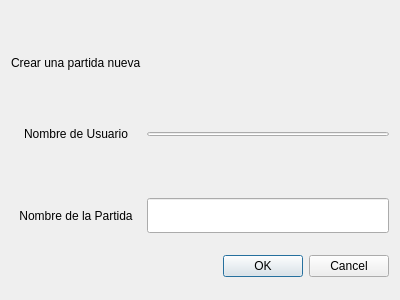
<?xml version="1.0" encoding="UTF-8"?>
<ui version="4.0">
 <class>CreateView</class>
 <widget class="QDialog" name="CreateView">
  <property name="geometry">
   <rect>
    <x>0</x>
    <y>0</y>
    <width>400</width>
    <height>300</height>
   </rect>
  </property>
  <property name="windowTitle">
   <string>Dialog</string>
  </property>
  <layout class="QGridLayout" name="gridLayout">
   <item row="2" column="0">
    <widget class="QLabel" name="label">
     <property name="text">
      <string>Crear una partida nueva</string>
     </property>
    </widget>
   </item>
   <item row="5" column="0">
    <spacer name="verticalSpacer_2">
     <property name="orientation">
      <enum>Qt::Vertical</enum>
     </property>
     <property name="sizeHint" stdset="0">
      <size>
       <width>20</width>
       <height>40</height>
      </size>
     </property>
    </spacer>
   </item>
   <item row="4" column="1">
    <layout class="QVBoxLayout" name="verticalLayout">
     <property name="topMargin">
      <number>5</number>
     </property>
     <property name="bottomMargin">
      <number>5</number>
     </property>
     <item>
      <widget class="QLineEdit" name="usrTxtIn">
       <property name="sizePolicy">
        <sizepolicy hsizetype="Expanding" vsizetype="Ignored">
         <horstretch>0</horstretch>
         <verstretch>0</verstretch>
        </sizepolicy>
       </property>
      </widget>
     </item>
    </layout>
   </item>
   <item row="3" column="0">
    <spacer name="verticalSpacer_3">
     <property name="orientation">
      <enum>Qt::Vertical</enum>
     </property>
     <property name="sizeHint" stdset="0">
      <size>
       <width>20</width>
       <height>40</height>
      </size>
     </property>
    </spacer>
   </item>
   <item row="4" column="0">
    <widget class="QLabel" name="label_2">
     <property name="text">
      <string>Nombre de Usuario</string>
     </property>
     <property name="alignment">
      <set>Qt::AlignCenter</set>
     </property>
     <property name="margin">
      <number>10</number>
     </property>
    </widget>
   </item>
   <item row="0" column="0">
    <spacer name="verticalSpacer_4">
     <property name="orientation">
      <enum>Qt::Vertical</enum>
     </property>
     <property name="sizeHint" stdset="0">
      <size>
       <width>20</width>
       <height>40</height>
      </size>
     </property>
    </spacer>
   </item>
   <item row="7" column="0">
    <spacer name="verticalSpacer">
     <property name="orientation">
      <enum>Qt::Vertical</enum>
     </property>
     <property name="sizeHint" stdset="0">
      <size>
       <width>20</width>
       <height>40</height>
      </size>
     </property>
    </spacer>
   </item>
   <item row="6" column="0">
    <widget class="QLabel" name="label_3">
     <property name="text">
      <string>Nombre de la Partida</string>
     </property>
     <property name="alignment">
      <set>Qt::AlignCenter</set>
     </property>
     <property name="margin">
      <number>10</number>
     </property>
    </widget>
   </item>
   <item row="6" column="1">
    <layout class="QVBoxLayout" name="verticalLayout_2">
     <property name="topMargin">
      <number>5</number>
     </property>
     <property name="bottomMargin">
      <number>5</number>
     </property>
     <item>
      <widget class="QLineEdit" name="matchTxtIn">
       <property name="sizePolicy">
        <sizepolicy hsizetype="Expanding" vsizetype="Expanding">
         <horstretch>0</horstretch>
         <verstretch>0</verstretch>
        </sizepolicy>
       </property>
      </widget>
     </item>
    </layout>
   </item>
   <item row="7" column="1">
    <widget class="QDialogButtonBox" name="btnBoxCreate">
     <property name="orientation">
      <enum>Qt::Horizontal</enum>
     </property>
     <property name="standardButtons">
      <set>QDialogButtonBox::Cancel|QDialogButtonBox::Ok</set>
     </property>
    </widget>
   </item>
   <item row="3" column="1">
    <widget class="QLabel" name="errorLabel">
     <property name="palette">
      <palette>
       <active>
        <colorrole role="WindowText">
         <brush brushstyle="SolidPattern">
          <color alpha="217">
           <red>255</red>
           <green>0</green>
           <blue>0</blue>
          </color>
         </brush>
        </colorrole>
       </active>
       <inactive>
        <colorrole role="WindowText">
         <brush brushstyle="SolidPattern">
          <color alpha="217">
           <red>255</red>
           <green>0</green>
           <blue>0</blue>
          </color>
         </brush>
        </colorrole>
       </inactive>
       <disabled>
        <colorrole role="WindowText">
         <brush brushstyle="SolidPattern">
          <color alpha="63">
           <red>0</red>
           <green>0</green>
           <blue>0</blue>
          </color>
         </brush>
        </colorrole>
       </disabled>
      </palette>
     </property>
     <property name="text">
      <string/>
     </property>
    </widget>
   </item>
  </layout>
 </widget>
 <resources/>
 <connections/>
</ui>
